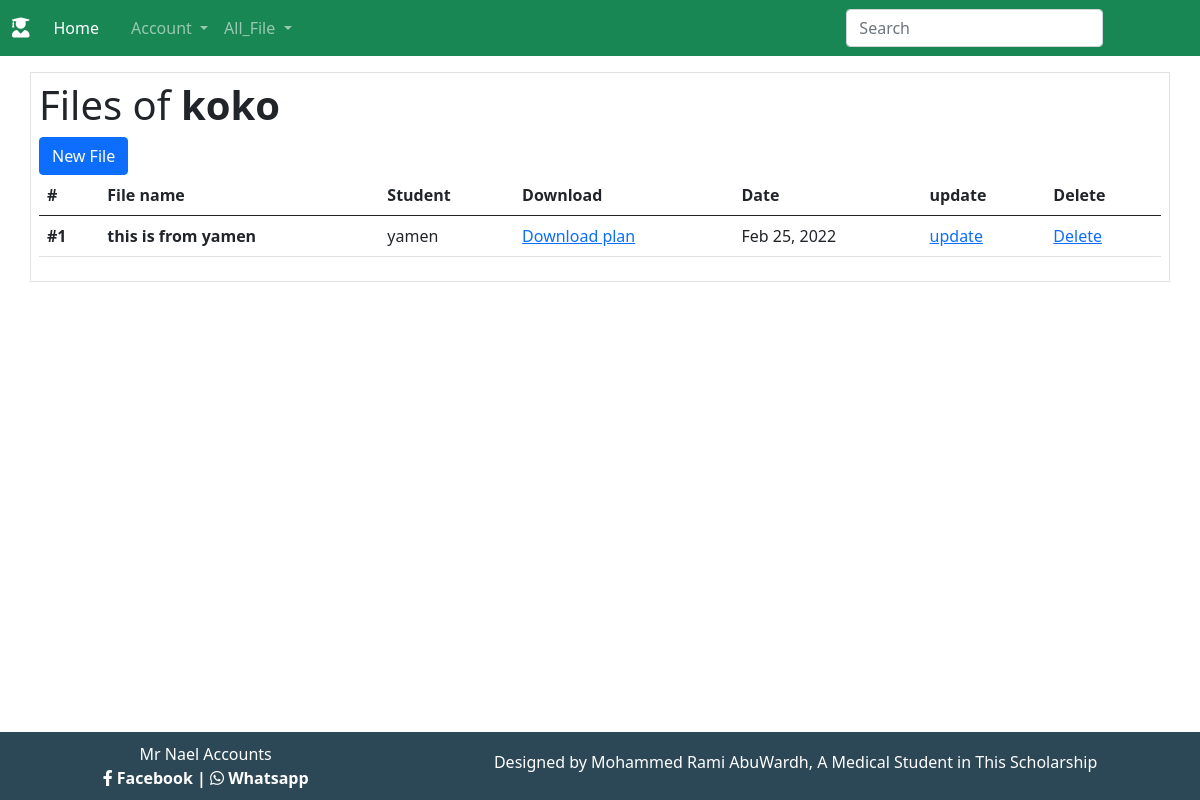
Page /files/superuser_files (signed in) on the committed database.
### Files/models.py (models this page shows, shortened)
class Finance(models.Model):
    Finance_name = models.CharField(max_length= 60, default="file name",)
    Finance_student = models.ForeignKey(User, on_delete= models.CASCADE)
    finance_reports = models.FileField(upload_to= 'finance_reports') #التقارير المالية
    date = models.DateTimeField(auto_now = True , null = True)

### Files/views.py (the view)
# urls.py: path('superuser_files',superuser_view,name = 'superuser_view')
def superuser_view(request):
    if request.user.is_superuser:
        context = {
            'all_files' : Finance.objects.all().order_by('-date')
        }
        return render(request , 'Files/superuser_files.html',context)

### Files/templates/Files/superuser_files.html
{% extends 'Profile/base.html' %}
{% block content %}
    <div class="container my-3 p-2 border">
        <h1>Files of <strong>{{user.username}}</strong> </h1>
        <a class="btn btn-primary" href="{%url 'create_file'%}">New File</a>
        <table class="table">
            <thead>
              <tr>
                <th scope="col">#</th>
                <th scope="col">File name</th>
                <th scope="col">Student</th>
                <th scope="col">Download</th>
                <th scope="col">Date</th>
                <th scope="col">update</th>
                <th scope="col">Delete</th>
              </tr>
            </thead>
            <tbody>
                {% for file in all_files %}
              <tr>
                <th scope="row"> #{{ forloop.counter }} </th>
                <th scope="row"> {{file.Finance_name}} </th>
                <td><a href="{% url 'files_of' file.Finance_student %}"></a> {{file.Finance_student}} </td>
                <td> <a href="{{ file.finance_reports.url }}" download>Download plan</a></td>
                <td>{{file.date|date:"M d, Y" }}</td>
                <td><a href="{% url 'Finance_Update' file.pk %}">update</a></td>
                <td><a href="{% url 'Finance_Delete' file.pk %}">Delete</a></td>
              </tr>
              {% endfor %}
            </tbody>
          </table>
    </div>
{% endblock content %}

### rows in the picture
Finance: Finance_name "this is from yamen", Finance_student "yamen", date "Feb 25, 2022"

### other values in the picture
{{ user.username }} "koko"
